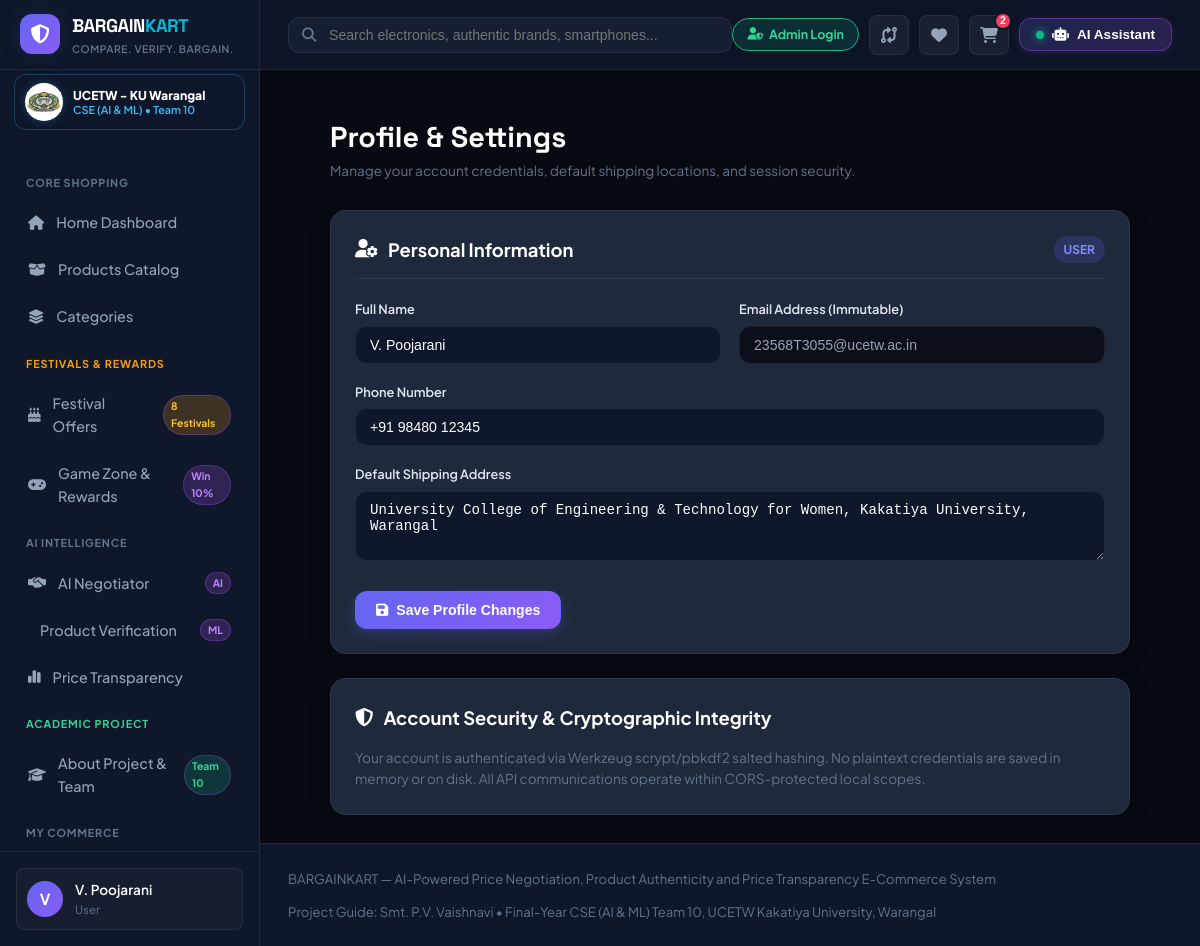
Screenshot of /profile (signed in) with the database file from the repository.
### models/models.py (models this page shows, shortened)
class User(UserMixin, db.Model):
    __tablename__ = 'users'
    id = db.Column(db.Integer, primary_key=True)
    name = db.Column(db.String(120), nullable=False)
    email = db.Column(db.String(150), unique=True, nullable=False, index=True)
    password_hash = db.Column(db.String(255), nullable=False)
    role = db.Column(db.String(20), default='user')  # 'user' or 'admin'
    roll_number = db.Column(db.String(50), nullable=True, index=True)
    designation = db.Column(db.String(100), default='Student')  # 'Project Guide', 'Team 10 AIML Member', etc.
    phone = db.Column(db.String(30), default='+91 98765 43210')
    address = db.Column(db.String(255), default='42 Innovation Tech Park, Bengaluru, Karnataka - 560100')
    created_at = db.Column(db.DateTime, default=lambda: datetime.now(timezone.utc))
    orders = db.relationship('Order', backref='user', lazy=True, cascade='all, delete-orphan')
    wishlist_items = db.relationship('Wishlist', backref='user', lazy=True, cascade='all, delete-orphan')
    cart_items = db.relationship('CartItem', backref='user', lazy=True, cascade='all, delete-orphan')
    negotiations = db.relationship('Negotiation', backref='user', lazy=True)
    authenticity_checks = db.relationship('AuthenticityCheck', backref='user', lazy=True)
    @property
    def is_admin(self):
        return self.role == 'admin'

### routes/auth.py (the view, shortened to what this page needs)
@auth_bp.route('/profile', methods=['GET', 'POST'])
@login_required
def profile():
    return render_template('profile.html', user=current_user)

### app.py (called while the page is built)
    @classmethod
    def get_key(cls) -> str:
        return os.environ.get("GEMINI_API_KEY", "") or getattr(Config, "GEMINI_API_KEY", "")

    @classmethod
    def is_active(cls) -> bool:
        k = cls.get_key().strip()
        return bool(k and len(k) > 10 and not k.startswith("your_"))

### models/models.py (called while the page is built)
@login_manager.user_loader
def load_user(user_id):
    return db.session.get(User, int(user_id))

### templates/profile.html (shortened to what this page needs)
{% extends "base.html" %}
{% block content %}
<div class="profile-page" style="max-width: 800px; margin: 0 auto;">
    <div style="margin-bottom: 28px;">
        <h1 style="font-size: 1.8rem; font-weight: 800; color: #fff; font-family: 'Space Grotesk', sans-serif;">
            Profile & Settings
        </h1>
        <p style="font-size: 0.85rem; color: var(--text-muted);">
            Manage your account credentials, default shipping locations, and session security.
        </p>
    </div>
    <div class="card" style="margin-bottom: 24px;">
        <div class="card-header">
            <h3 class="card-title">
                <i class="fa-solid fa-user-gear text-indigo-400"></i> Personal Information
            </h3>
            <span class="badge" style="background: rgba(99,102,241,0.2); color: #818cf8;">{{ user.role|upper }}</span>
        </div>
        <form method="POST" action="{{ url_for('auth.profile') }}">
            <div style="display: grid; grid-template-columns: 1fr 1fr; gap: 18px; margin-bottom: 18px;">
                <div>
                    <label style="display: block; font-size: 0.8rem; font-weight: 600; color: #e2e8f0; margin-bottom: 6px;">Full Name</label>
                    <input type="text" name="name" value="{{ user.name }}" required
                           style="width: 100%; background: #0f172a; border: 1px solid var(--border-color); border-radius: var(--radius-md); padding: 10px 14px; color: #fff; font-size: 0.88rem; outline: none;">
                </div>
                <div>
                    <label style="display: block; font-size: 0.8rem; font-weight: 600; color: #e2e8f0; margin-bottom: 6px;">Email Address (Immutable)</label>
                    <input type="email" value="{{ user.email }}" readonly
                           style="width: 100%; background: #0b0f19; border: 1px solid var(--border-color); border-radius: var(--radius-md); padding: 10px 14px; color: #94a3b8; font-size: 0.88rem; outline: none;">
                </div>
            </div>
            <div style="margin-bottom: 18px;">
                <label style="display: block; font-size: 0.8rem; font-weight: 600; color: #e2e8f0; margin-bottom: 6px;">Phone Number</label>
                <input type="text" name="phone" value="{{ user.phone }}" required
                       style="width: 100%; background: #0f172a; border: 1px solid var(--border-color); border-radius: var(--radius-md); padding: 10px 14px; color: #fff; font-size: 0.88rem; outline: none;">
            </div>
            <div style="margin-bottom: 24px;">
                <label style="display: block; font-size: 0.8rem; font-weight: 600; color: #e2e8f0; margin-bottom: 6px;">Default Shipping Address</label>
                <textarea name="address" rows="3" required
                          style="width: 100%; background: #0f172a; border: 1px solid var(--border-color); border-radius: var(--radius-md); padding: 10px 14px; color: #fff; font-size: 0.88rem; outline: none;">{{ user.address }}</textarea>
            </div>
            <button type="submit" class="btn btn-primary">
                <i class="fa-solid fa-floppy-disk"></i> Save Profile Changes
            </button>
        </form>
    </div>
    <div class="card">
        <h3 class="card-title" style="margin-bottom: 14px;">
            <i class="fa-solid fa-shield-halved text-emerald-400"></i> Account Security & Cryptographic Integrity
        </h3>
        <p style="font-size: 0.85rem; color: var(--text-muted); line-height: 1.6;">
            Your account is authenticated via Werkzeug scrypt/pbkdf2 salted hashing. No plaintext credentials are saved in memory or on disk. All API communications operate within CORS-protected local scopes.
        </p>
    </div>
</div>
{% endblock %}

### templates/base.html (shortened to what this page needs)
<!DOCTYPE html>
<html lang="en">
<head>
    <link rel="stylesheet" href="https://cdnjs.cloudflare.com/ajax/libs/font-awesome/6.5.1/css/all.min.css">
    <link rel="stylesheet" href="{{ url_for('static', filename='css/styles.css') }}">
</head>
<body class="bg-slate-900 text-slate-100 antialiased">
    <div class="app-layout">
        <aside class="app-sidebar" id="appSidebar">
            <div class="sidebar-header">
                <a href="{{ url_for('products.landing') }}" class="brand-logo">
                    <div class="brand-icon">
                        <i class="fa-solid fa-shield-halved"></i>
                    </div>
                    <div class="brand-text">
                        <span class="brand-title">BARGAIN<span class="text-accent">KART</span></span>
                        <span class="brand-tagline">Compare. Verify. Bargain.</span>
                    </div>
                </a>
            </div>
            <div style="margin: 4px 14px 12px; padding: 8px 10px; background: rgba(15, 23, 42, 0.75); border: 1px solid rgba(56, 189, 248, 0.25); border-radius: var(--radius-md); display: flex; align-items: center; gap: 10px;">
                <div style="width: 38px; height: 38px; border-radius: 50%; background: #ffffff; padding: 2px; display: flex; align-items: center; justify-content: center; flex-shrink: 0; box-shadow: 0 0 10px rgba(56,189,248,0.3);">
                    <img src="{{ url_for('static', filename='images/college_logo.png') }}" alt="Kakatiya University Logo" style="width: 100%; height: 100%; object-fit: contain;">
                </div>
                <div style="overflow: hidden; line-height: 1.25;">
                    <div style="font-size: 0.76rem; font-weight: 800; color: #fff; white-space: nowrap; text-overflow: ellipsis; overflow: hidden;">UCETW - KU Warangal</div>
                    <div style="font-size: 0.68rem; color: #38bdf8; font-weight: 600;">CSE (AI & ML) • Team 10</div>
                </div>
            </div>
            <nav class="sidebar-nav">
                <div class="nav-section-title">CORE SHOPPING</div>
                <a href="{{ url_for('dashboard.home_dashboard') }}" class="nav-item {% if request.endpoint == 'dashboard.home_dashboard' %}active{% endif %}">
                    <i class="fa-solid fa-house"></i>
                    <span>Home Dashboard</span>
                </a>
                <a href="{{ url_for('products.product_list') }}" class="nav-item {% if request.endpoint == 'products.product_list' %}active{% endif %}">
                    <i class="fa-solid fa-box-open"></i>
                    <span>Products Catalog</span>
                </a>
                <a href="{{ url_for('products.categories_gallery') }}" class="nav-item {% if request.endpoint == 'products.categories_gallery' %}active{% endif %}">
                    <i class="fa-solid fa-layer-group"></i>
                    <span>Categories</span>
                </a>
                <div class="nav-section-title" style="color: #f59e0b;">FESTIVALS & REWARDS</div>
                <a href="{{ url_for('festival.festival_offers') }}" class="nav-item {% if request.endpoint == 'festival.festival_offers' %}active{% endif %}">
                    <i class="fa-solid fa-cake-candles text-amber-400"></i>
                    <span>Festival Offers</span>
                    <span class="nav-badge-ai" style="background: rgba(245,158,11,0.2); color: #fbbf24;">8 Festivals</span>
                </a>
                <a href="{{ url_for('game_zone.game_zone') }}" class="nav-item {% if request.endpoint == 'game_zone.game_zone' %}active{% endif %}">
                    <i class="fa-solid fa-gamepad text-purple-400"></i>
                    <span>Game Zone & Rewards</span>
                    <span class="nav-badge-ai" style="background: rgba(168,85,247,0.2); color: #c084fc;">Win 10%</span>
                </a>
                <div class="nav-section-title">AI INTELLIGENCE</div>
                <a href="{{ url_for('negotiate.negotiate_center') }}" class="nav-item {% if request.endpoint == 'negotiate.negotiate_center' %}active{% endif %}">
                    <i class="fa-solid fa-handshake-simple text-purple-400"></i>
                    <span>AI Negotiator</span>
                    <span class="nav-badge-ai">AI</span>
                </a>
                <a href="{{ url_for('verify.verify_center') }}" class="nav-item {% if request.endpoint == 'verify.verify_center' %}active{% endif %}">
                    <span>Product Verification</span>
                    <span class="nav-badge-ai">ML</span>
                </a>
                <a href="{{ url_for('compare.compare_center') }}" class="nav-item {% if request.endpoint == 'compare.compare_center' %}active{% endif %}">
                    <i class="fa-solid fa-chart-simple text-cyan-400"></i>
                    <span>Price Transparency</span>
                </a>
                <div class="nav-section-title" style="color: #34d399;">ACADEMIC PROJECT</div>
                <a href="{{ url_for('dashboard.about') }}" class="nav-item {% if request.endpoint == 'dashboard.about' %}active{% endif %}">
                    <i class="fa-solid fa-graduation-cap text-emerald-400"></i>
                    <span>About Project & Team</span>
                    <span class="nav-badge-ai" style="background: rgba(16,185,129,0.2); color: #34d399;">Team 10</span>
                </a>
                <div class="nav-section-title">MY COMMERCE</div>
            </nav>
            <div class="sidebar-footer">
                <div class="user-chip">
                    <div class="avatar-circle">
                        {{ current_user.name[:1] if current_user.is_authenticated else 'G' }}
                    </div>
                    <div class="user-info">
                        <div class="user-name">{{ current_user.name if current_user.is_authenticated else 'Guest Shopper' }}</div>
                        <div class="user-role">{{ current_user.role|capitalize if current_user.is_authenticated else 'Academic Demo' }}</div>
                    </div>
                </div>
            </div>
        </aside>
        <div class="main-wrapper">
            <header class="app-topbar">
                <div class="topbar-left">
                    <form action="{{ url_for('products.product_list') }}" method="GET" class="search-form">
                        <i class="fa-solid fa-magnifying-glass search-icon"></i>
                        <input type="text" name="q" placeholder="Search electronics, authentic brands, smartphones..." value="{{ request.args.get('q', '') }}">
                    </form>
                </div>
                <div class="topbar-right" style="display: flex; align-items: center; gap: 10px;">
                    <a href="{{ url_for('admin.admin_dashboard') if current_user.is_authenticated and current_user.is_admin else url_for('admin.admin_login') }}"
                       class="topbar-admin-btn"
                       style="background: rgba(16, 185, 129, 0.15); border: 1.5px solid #10b981; color: #34d399; font-weight: 700; font-size: 0.78rem; padding: 6px 14px; border-radius: 20px; white-space: nowrap; text-decoration: none; display: flex; align-items: center; gap: 6px;">
                        <i class="fa-solid fa-user-shield"></i>
                        <span>{{ 'Admin Dashboard' if current_user.is_authenticated and current_user.is_admin else 'Admin Login' }}</span>
                    </a>
                    <a href="{{ url_for('compare.compare_center') }}" class="topbar-btn" title="Compare Prices">
                        <i class="fa-solid fa-code-compare"></i>
                    </a>
                    <a href="{{ url_for('cart.view_wishlist') }}" class="topbar-btn relative" title="Wishlist">
                        <i class="fa-solid fa-heart"></i>
                    </a>
                    <a href="{{ url_for('cart.view_cart') }}" class="topbar-btn relative" title="Cart">
                        <i class="fa-solid fa-cart-shopping"></i>
                        {% if cart_count > 0 %}<span class="badge-dot" id="cartBadgeCount">{{ cart_count }}</span>{% else %}<span class="badge-dot" id="cartBadgeCount" style="display: none;">0</span>{% endif %}
                    </a>
                    <button class="ai-assistant-toggle-btn" id="openAssistantBtn" title="Open AI Assistant">
                        <span class="ai-pulse"></span>
                        <i class="fa-solid fa-robot"></i>
                        <span class="assistant-btn-text">AI Assistant</span>
                    </button>
                </div>
            </header>
            <div class="flash-container">
            </div>
            <main class="page-content">
                {% block content %}{% endblock %}
            </main>
            <footer class="app-footer">
                <div class="footer-content">
                    <div class="footer-brand">
                        <span class="font-bold text-white">BARGAINKART</span> — AI-Powered Price Negotiation, Product Authenticity and Price Transparency E-Commerce System
                    </div>
                    <div class="footer-meta">
                        <span>Project Guide: Smt. P.V. Vaishnavi</span>
                        <span>•</span>
                        <span>Final-Year CSE (AI & ML) Team 10, UCETW Kakatiya University, Warangal</span>
                    </div>
                </div>
            </footer>
        </div>
    </div>
</body>
</html>

### rows the page displays
User: name "V", name "V. Poojarani", role "User", role "Admin Login", role "USER", email "23568T3055@ucetw.ac.in", phone "+91 98480 12345", address "University College of Engineering & Technology for Women, Kakatiya University, Warangal"

### other values shown
{{ cart_count }} "2"
